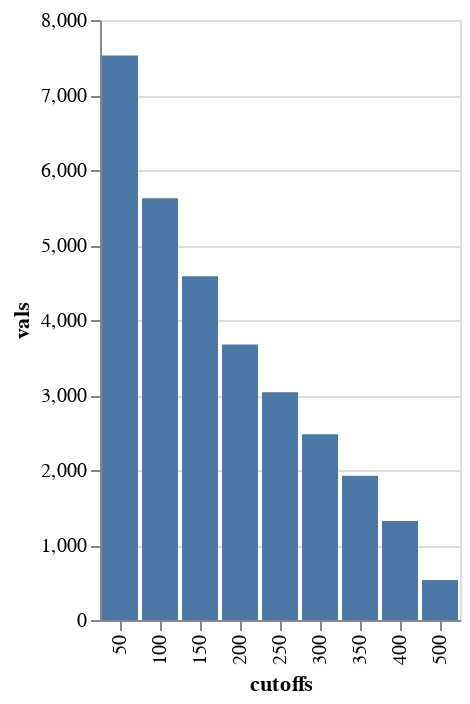

The code cell stored with this chart in its notebook:
### Code cell
cutoffs = [50, 100, 150, 200, 250, 300, 350, 400, 500]
nums = []
for cut in cutoffs:
    nums.append(len(peptides[peptides.byonic_score >= cut]))

res = pd.DataFrame({"cutoffs": cutoffs, "vals": nums})

alt.Chart(res).mark_bar().encode(x="cutoffs:N", y="vals:Q")

### Figure 1 — Vega-Lite specification as saved in the notebook (floating-point values rounded to 4 significant figures)
{"config": {"view": {"continuousWidth": 400, "continuousHeight": 300}}, "data": {"name": "data-14d03c98bed90177f120aba3cb312d36"}, "mark": "bar", "encoding": {"x": {"type": "nominal", "field": "cutoffs"}, "y": {"type": "quantitative", "field": "vals"}}, "$schema": "https://vega.github.io/schema/vega-lite/v4.8.1.json", "datasets": {"data-14d03c98bed90177f120aba3cb312d36": [{"cutoffs": 50, "vals": 7526}, {"cutoffs": 100, "vals": 5622}, {"cutoffs": 150, "vals": 4583}, {"cutoffs": 200, "vals": 3672}, {"cutoffs": 250, "vals": 3038}, {"cutoffs": 300, "vals": 2476}, {"cutoffs": 350, "vals": 1923}, {"cutoffs": 400, "vals": 1319}, {"cutoffs": 500, "vals": 532}]}}
